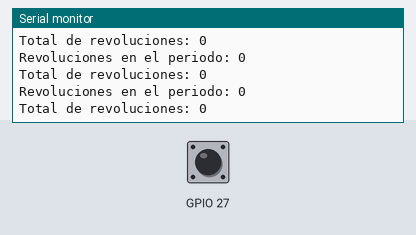
Simulated run of this sketch. Board: ESP32. Shown: the last lines printed to the serial monitor. Inputs (shaded band) come from the test bench; at power-on: GPIO 27 HIGH. WiFi joins after 1.5 s; servers stay silent unless stated.

Above: at 2.7 s.
2.8 s: GPIO 27 pulled LOW for 0.15 s
At 2.96 s:
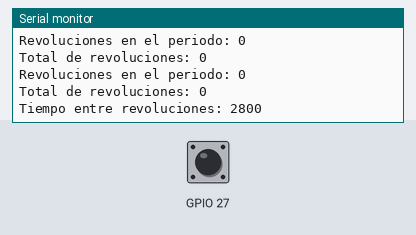
4.4 s: GPIO 27 pulled LOW for 1 s
At 4.81 s:
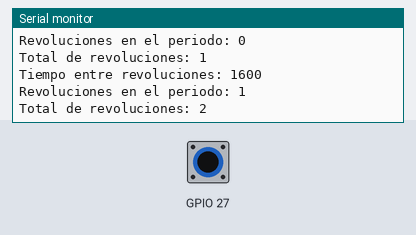
6.9 s: GPIO 27 pulled LOW for 0.15 s
At 7.4 s:
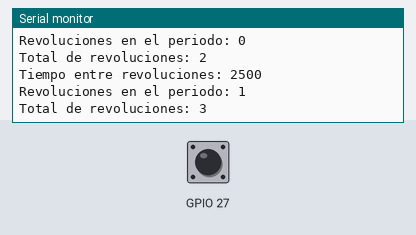
Timing chart, 0 to 9.9 s (numbered marks = the images above; inputs shaded):
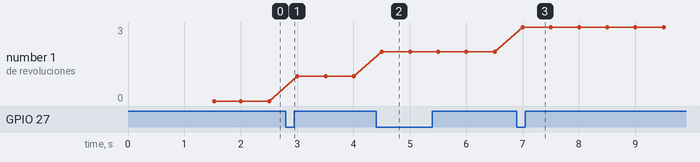

Measured:
- after the input at 2.8 s, the serial monitor: prints a new line at once (image 1)
- after the input at 4.4 s, the serial monitor: prints a new line at once (image 2)
- after the input at 6.9 s, the serial monitor: prints a new line at once (image 3)
- plotted number 1: 0 → 1 after the input at 2.8 s, 1 → 2 after the input at 4.4 s, 2 → 3 after the input at 6.9 s

The sketch:

sen.ino
```cpp
#include <WiFi.h>
#include <FirebaseESP32.h>

int t_inicial = 500;
int contador = 0;
int totalRevoluciones = 0;
unsigned long tiempoAnterior = 0;
unsigned long tiempoUltimaRevolucion = 0;
bool estadoAnterior = HIGH;
const int debounceDelay = 50;
unsigned long ultimoDebounceTiempo = 0;

#include <addons/TokenHelper.h>
#include <addons/RTDBHelper.h>

#define WIFI_SSID "Johan s"
#define WIFI_PASSWORD "987654321"
#define API_KEY "AIzaSyDQRNr-U-sYpuycHp2_Dt5gApqkLLIwwNU"
#define DATABASE_URL "https://console.firebase.google.com/project/sensor-7945f/database/sensor-7945f-default-rtdb/data/~2F?hl=es-419"
#define USER_EMAIL "sebastianmunoz@unicomfacauca.edu.co"
#define USER_PASSWORD "1002967211"

FirebaseData fbdo;
FirebaseAuth auth;
FirebaseConfig config;

unsigned long sendDataPrevMillis = 0;

void setup() {
  pinMode(27, INPUT_PULLUP);
  Serial.begin(9600);

  WiFi.begin(WIFI_SSID, WIFI_PASSWORD);
  Serial.print("Connecting to Wi-Fi");
  while (WiFi.status() != WL_CONNECTED) {
    Serial.print(".");
    delay(300);
  }
  Serial.println();
  Serial.print("Connected with IP: ");
  Serial.println(WiFi.localIP());
  Serial.println();

  Serial.printf("Firebase Client v%s\n\n", FIREBASE_CLIENT_VERSION);

  config.api_key = API_KEY;
  auth.user.email = USER_EMAIL;
  auth.user.password = USER_PASSWORD;
  config.database_url = DATABASE_URL;
  config.token_status_callback = tokenStatusCallback;

  Firebase.begin(&config, &auth);
  Firebase.reconnectWiFi(true);
  Firebase.setDoubleDigits(5);
}

void loop() {
  unsigned long tiempoActual = millis();

  if (tiempoActual - tiempoAnterior >= t_inicial) {
    Serial.print("Revoluciones en el periodo: ");
    Serial.println(contador);
    Serial.print("Total de revoluciones: ");
    Serial.println(totalRevoluciones);

    if (Firebase.ready() && (millis() - sendDataPrevMillis > 15000 || sendDataPrevMillis == 0)) {
      sendDataPrevMillis = millis();
      String path = "/Revoluciones/";
      Firebase.setInt(fbdo, path + "contador", contador);
      Firebase.setInt(fbdo, path + "totalRevoluciones", totalRevoluciones);
    }

    tiempoAnterior = tiempoActual;
    contador = 0;
  }

  bool estadoActual = digitalRead(27);

  if (estadoAnterior == HIGH && estadoActual == LOW) {
    if (tiempoActual - ultimoDebounceTiempo > debounceDelay) {
      unsigned long tiempoEntreRevoluciones = tiempoActual - tiempoUltimaRevolucion;
      tiempoUltimaRevolucion = tiempoActual;
      Serial.print("Tiempo entre revoluciones: ");
      Serial.println(tiempoEntreRevoluciones);
      contador++;
      totalRevoluciones++;
      ultimoDebounceTiempo = tiempoActual;
    }
  }

  estadoAnterior = estadoActual;
}
```
